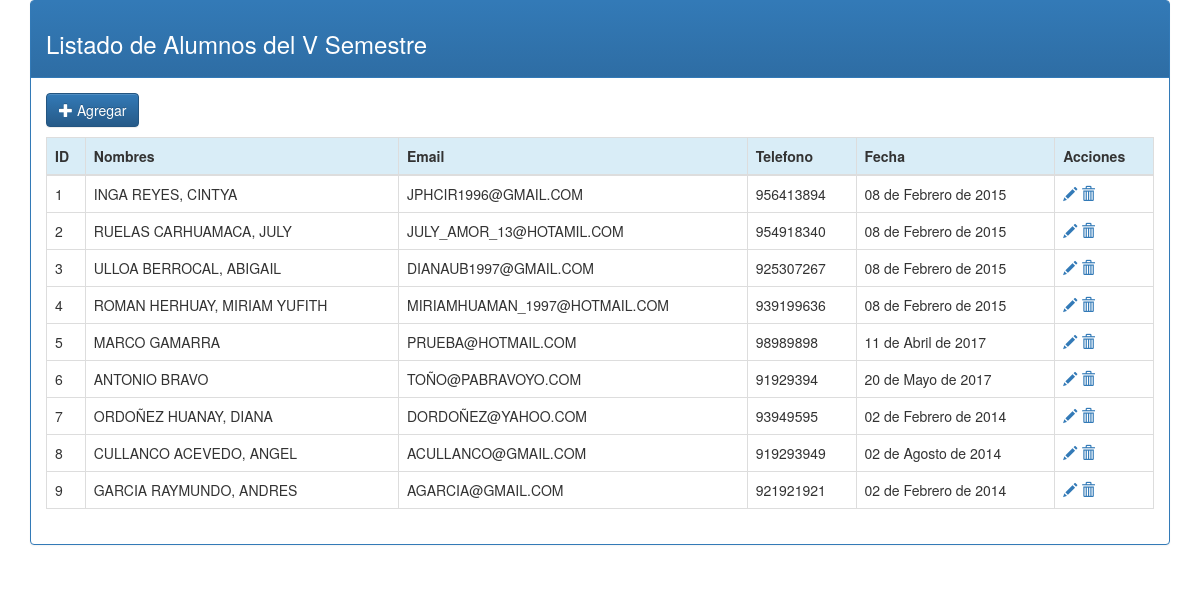
The page / on the database its author committed.
### tables this page shows
CREATE TABLE `usuarios` (
  `id` int(11) NOT NULL,
  `nombre` varchar(50) DEFAULT NULL,
  `correo` varchar(50) NOT NULL,
  `telefono` varchar(20) NOT NULL,
  `fecha` date NOT NULL
);

### clases/conectar.php (called while the page is built)
<?php
	class conectar
	{
		private $cn;
		public function conectar(){
			$this->cn=new mysqli('mysql.hostinger.es','u588710816_root','chalito2016','u588710816_bd');
        	return $this->cn;
		}
		public function setNames(){
			return $this->cn->query("SET NAMES 'utf8'");
		}
	}
 ?>

### clases/alumnos.php (called while the page is built, shortened)
<?php
require_once("conectar.php");
require_once("helpers.php");
class usuarios extends conectar
{
    private $db;
    public function __construct(){
        $this->db=parent::conectar();
    }
    public function getDatos(){
        $sql="select id,nombre,correo,telefono,fecha
            from
            usuarios;
            ";
       $datos= $this->db->query($sql);
       $arreglo=array();
       while($reg=$datos->fetch_object())
       {
            $arreglo[]=$reg;
       }
       return $arreglo;
    }
  }
 ?>

### clases/helpers.php (called while the page is built, shortened)
<?php
class Helpers
{
    public static function fecha($fecha)
    {
   	    $dia=substr($fecha,8,2);
		$mes=substr($fecha,5,2);
		$anio=substr($fecha,0,4);
        switch ($mes){
        	case '02':
        	$mes="Febrero";
        	break;
        	case '04':
        	$mes="Abril";
        	break;
        	case '05':
        	$mes="Mayo";
        	break;
        	case '08':
        	$mes="Agosto";
        	break;
        }
        $fecha=$dia." de ".$mes." de ".$anio;
        return $fecha;
    }
}

### index.php (the view, shortened to what this page needs)
<?php
	require_once("clases/alumnos.php");
	$usuario=new usuarios();
	$u=$usuario->getDatos();
 ?>
<!DOCTYPE html>
<html>
<head>
	<link rel="stylesheet" type="text/css" href="css/bootstrap.css">
    <link rel="stylesheet" type="text/css" href="css/bootstrap.min.css">
    <link rel="stylesheet" type="text/css" href="css/bootstrap-theme.css">
    <link rel="stylesheet" type="text/css" href="css/bootstrap-theme.min.css">
</head>
<body>
	<div class="container">
		<div class="panel panel-primary">
			<div class="panel-heading">
				<h3>Listado de Alumnos del V Semestre</h3>
			</div>
			<div class="panel-body">
				<p>
					<a href="agregar.php" class="btn btn-primary"><span class="glyphicon glyphicon-plus" aria-hidden="true"></span> Agregar</a>
				</p>
				<table class="table table-bordered">
						<thead>
							<tr class="info">
								<th>ID</th>
								<th>Nombres</th>
								<th>Email</th>
								<th>Telefono</th>
								<th>Fecha</th>
								<th>Acciones</th>
							</tr>
						</thead>
						<tbody>
							<?php
								foreach($u as $dato) {
							 ?>
							 <tr>
							 	<td><?php echo $dato->id ?></td>
							 	<td><?php echo $dato->nombre ?></td>
							 	<td><?php echo $dato->correo ?></td>
							 	<td><?php echo $dato->telefono ?></td>
							 	<td><?php echo Helpers::fecha($dato->fecha) ?></td>
							 	<td>
							 		<a href="editar.php?id=<?php echo $dato->id ?>"><span class="glyphicon glyphicon-pencil" aria-hidden="true"></span></a>
							 		<a href="javascript:void(0);"onclick="eliminar('eliminar.php?id=<?php echo $dato->id?>');"><span class="glyphicon glyphicon-trash" aria-hidden="true"></span></a>
							 	</td>
							 </tr>
							 <?php
							 	}
							 ?>
						</tbody>
				</table>
			</div>
		</div>
	</div>
</body>
</html>

### rows shown on the page
usuarios: id "1", nombre "INGA REYES, CINTYA", correo "JPHCIR1996@GMAIL.COM", telefono "956413894", fecha "08 de Febrero de 2015"
usuarios: id "2", nombre "RUELAS CARHUAMACA, JULY", correo "JULY_AMOR_13@HOTAMIL.COM", telefono "954918340", fecha "08 de Febrero de 2015"
usuarios: id "3", nombre "ULLOA BERROCAL, ABIGAIL", correo "DIANAUB1997@GMAIL.COM", telefono "925307267", fecha "08 de Febrero de 2015"
usuarios: id "4", nombre "ROMAN HERHUAY, MIRIAM YUFITH", correo "MIRIAMHUAMAN_1997@HOTMAIL.COM", telefono "939199636", fecha "08 de Febrero de 2015"
usuarios: id "5", nombre "MARCO GAMARRA", correo "PRUEBA@HOTMAIL.COM", telefono "98989898", fecha "11 de Abril de 2017"
usuarios: id "6", nombre "ANTONIO BRAVO", correo "TOÑO@PABRAVOYO.COM", telefono "91929394", fecha "20 de Mayo de 2017"
usuarios: id "7", nombre "ORDOÑEZ HUANAY, DIANA", correo "DORDOÑEZ@YAHOO.COM", telefono "93949595", fecha "02 de Febrero de 2014"
usuarios: id "8", nombre "CULLANCO ACEVEDO, ANGEL", correo "ACULLANCO@GMAIL.COM", telefono "919293949", fecha "02 de Agosto de 2014"
usuarios: id "9", nombre "GARCIA RAYMUNDO, ANDRES", correo "AGARCIA@GMAIL.COM", telefono "921921921", fecha "02 de Febrero de 2014"
